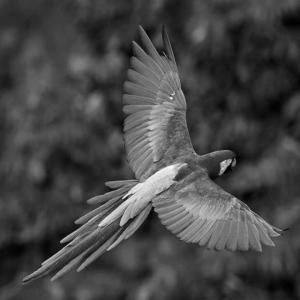
#> input picture images/arara.png, 300 x 300 px
$ python main.py
#> lines starting #> are read from the running program, lines starting #| are printed output that depends on the picture
# # # # # # # # # # #  HEADER  # # # # # # # # # # #
#                                                  #
#        ALUNA: Amanda Carrijo Viana Figur         #
#                N. USP: 8937736                   #
#        ALUNO: Luiz Augusto Vieira Manoel         #
#                N. USP: 8937308                   #
#   CURSO: Mestrado em Ciências de Computação e    #
#        Matemática Computacional (PPG-CCMC)       #
#            ANO DE INGRESSO: 2020/2019            #
#             ASSIGNMENT 2 - FILTERING             #
#                                                  #
##  # # # # # # # # # # # # # # # # # # # # # # # ##

import imageio as img  # mexe direitinho com as imagens
import matplotlib.pyplot as plt  # plota as coisinhas
import numpy as np  # mexe direitinho com números


# Função que plota duas imagens lado a lado. r = referencia, m = modificada
def plot_compare(r, m):
    plt.figure(figsize=(12, 12))

    # defines a panel to show the images side by side
    plt.subplot(121)  # panel with 1 row, 2 columns, to show the image at the first (1st) position
    plt.imshow(r, cmap="gray")
    plt.axis('off')   # remove axis with numbers

    plt.subplot(122)  # panel with 1 row, 2 columns, to show the image at the second (2nd) position
    plt.imshow(m, cmap="gray")
    plt.axis('off')

    plt.show()

# normaliza uma imagem referência r
def image_normalization(r):
    a = np.amin(r)  # menor intensidade da imagem como float pra calcular valores
    b = np.amax(r)  # maior intensidade da imagem como float pra calcular valores
    # normaliza intensidades da imagem
    r = ((r - a) * 255) / (b - a)
    return r

# Encontra o centro da matriz: verifica se o número de linhas e colunas
#                              é par ou ímpar e adequa o centro conforme
def find_matrix_center(w):
    n, m = w.shape
    # linha
    if (n % 2 != 0):
        a = int((n - 1) / 2)
    else:
        a = int((n / 2) - 1)
    # coluna
    if (m % 2 != 0):
        b = int((m - 1) / 2)
    else:
        b = int((m / 2) - 1)
    return a,b


# aplica a convolução w a uma imagem r=referencia e retorna a matriz modificada g como float32
# OBS: APLICAR O PADDING NECESSÁRIO ANTES
# [19 lines left out: function image_convolution, not called in this run]


def gaussian_kernel(x, ss):
    return (np.exp(((-1 * (x ** 2)) / (2 * (ss ** 2)))) / (2 * np.pi * (ss ** 2)))


# [77 lines left out: functions bilateral_convolution, bilateral_filter, unsharp_mask, not called in this run]


# Método 3
# função que aplica uma vinheta na imagem. Em ordem: Imagem de Referência, parâmetro sigma_col e parâmetro sigma_row
def vignette_filter(r, row, col):
    N, M = r.shape
    #cria matrizes necessárias e determina os valores como float
    Wrow = np.zeros(N)
    Wcol = np.zeros(M)
    Wrow = Wrow.astype(np.float32)
    Wcol = Wcol.astype(np.float32)
    r = r.astype(np.float32)
    m = np.zeros(r.shape, dtype=np.float32)

    a,b = find_matrix_center(r)

    #preenche a matriz linha e coluna com os valores calculados do Gaussian Kernel
    for x in range(0, N):
        Wrow[x] = gaussian_kernel(x - a, row)

    for y in range(0, M):
        Wcol[y] = gaussian_kernel(y - b, col)

    #um ajuste de estrutura dos dados pra poder ter um vetor coluna e fazer a multiplicação de matrizes
    Wrow = Wrow[np.newaxis]
    Wcol = Wcol[np.newaxis]

    Wrow = np.transpose(Wrow)

    w = np.multiply(Wrow, Wcol)

    #multiplica matriz termo a termo
    for x in range(0, N):
        for y in range(0, M):
            m[x, y] = r[x, y] * w[x, y]

    # normalizando a imagem modificada
    m = image_normalization(m)

    return (m.astype(np.uint8))


# Função que prepara a imagem r=referencia pra aplicar a convulução com um padding de tamanho determinado de linhas e colunas
def image_padding(r, prow, pcol):
    r = np.pad(r, ((prow, prow), (pcol, pcol)),'constant') # (array, tamanho_do_padding, valor_do_padding_defaut_eh_zero)
    # print(r)
    return r


# função que calcula o erro, recebe (respectivamente) a imagem de referência e a imagem modificada
def calculo_erro(r, m):
    # converte informações das intensidades para float (evitar erros nos cálculos)
    m = m.astype(np.float32)
    r = r.astype(np.float32)

    # cria uma matriz auxiliar na qual executaremos as contas necessárias
    aux = m - r             # calcula a diferença entre cada termo da matriz modificada e da matriz referencia
    aux = np.power(aux, 2)  # eleva cada termo da matriz ao quadrado
    soma = aux.sum()        # soma todos os termos da matriz
    RSE = np.sqrt(soma)     # a raiz quadrada da soma resulta no erro desejado

    # imprime o número RSE com 4 casas decimais de precisão e ajusta a identação
    print(f"{RSE:.4f}", sep='', end='')


# função que salva a imagem caso a condição indique que sim
def save_img(img, name, condition):
    if condition == 1:
        img.imwrite(name, img)


# Reading inputs
filename = str(input()).rstrip()
#> the answer given: images/arara.png
method = int(input())
#> the answer given: 3
save = int(input())
#> the answer given: 3

input_img = img.imread(filename)
#> input_img is the input picture: shape (300, 300); min 0, max 255, mean 69.6

if method == 1:
    # recebe parametros
    filter_size = int(input())
    sigma_s = float(input())
    sigma_r = float(input())

    # faz o padding da imagem
    pad_size = int((filter_size - 1) / 2)
    input_img = image_padding(input_img, pad_size, pad_size)

    # aplica o filtro
    output_img = bilateral_filter(input_img, filter_size, sigma_s, sigma_r)


elif method == 2:
    # recebe parametros
    par_c = float(input())
    kernel = int(input())
    # faz o padding da imagem
    input_img = image_padding(input_img, 1, 1)
    # aplica o filtro
    output_img = unsharp_mask(input_img, par_c, kernel)


elif method == 3:
    # recebe parametros
    sigma_row = float(input())
#> the answer given: 3
    sigma_col = float(input())
#> the answer given: 3

    # faz o padding da imagem
    input_img = image_padding(input_img, 1, 1)
#> in image_padding, `r = np.pad(r, ((prow, prow), (pcol, pcol)),'constant')`:
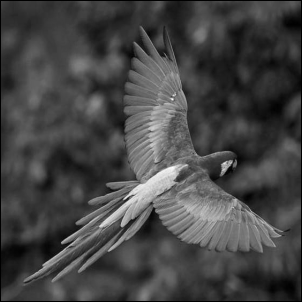
#> r: shape (302, 302); min 0, max 255, mean 68.7

    # aplica o filtro
    output_img = vignette_filter(input_img, sigma_row, sigma_col)
#> in vignette_filter, `a,b = find_matrix_center(r)`: a = 150
#> after the loop in vignette_filter, `for x in range(0, N):`: Wrow = 302 values, max 0.0177 at index 150, min 0 at index 0, mean 0.00044
#> after the loop in vignette_filter, `for y in range(0, M):`: Wcol has the same summary as Wrow
#> in vignette_filter, `w = np.multiply(Wrow, Wcol)`:
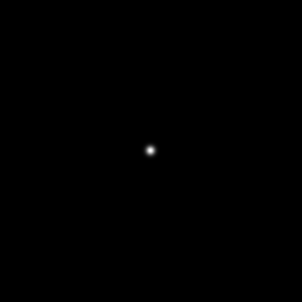
#> w: shape (302, 302) float32; min 0, max 0.000313, mean 1.94e-07; drawn with min black and max white
#> in image_normalization, `a = np.amin(r)`: a = 0
#> in image_normalization, `b = np.amax(r)`: b = 0.0507

calculo_erro(input_img, output_img)                 # computa o erro RSE
#> in calculo_erro, `aux = m - r`:
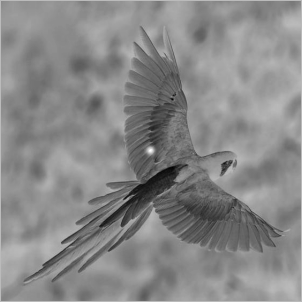
#> aux: shape (302, 302) float32; min -255, max 93, mean -68.5; drawn with min black and max white
#> in calculo_erro, `aux = np.power(aux, 2)`:
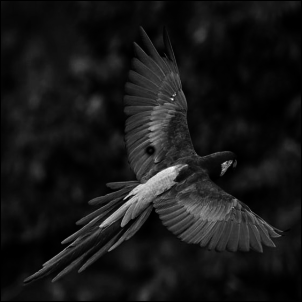
#> aux: shape (302, 302) float32; min 0, max 65025, mean 6041.7; drawn with min black and max white
#> in calculo_erro, `soma = aux.sum()`: soma = 551031488
#> in calculo_erro, `RSE = np.sqrt(soma)`: RSE = 23474.1
#| 23474.0605
plot_compare(input_img,output_img)                  # compara imagens lado a lado
save_img(output_img, filename + "_nova.png", save)  # salva a imagem modificada, caso indicado
